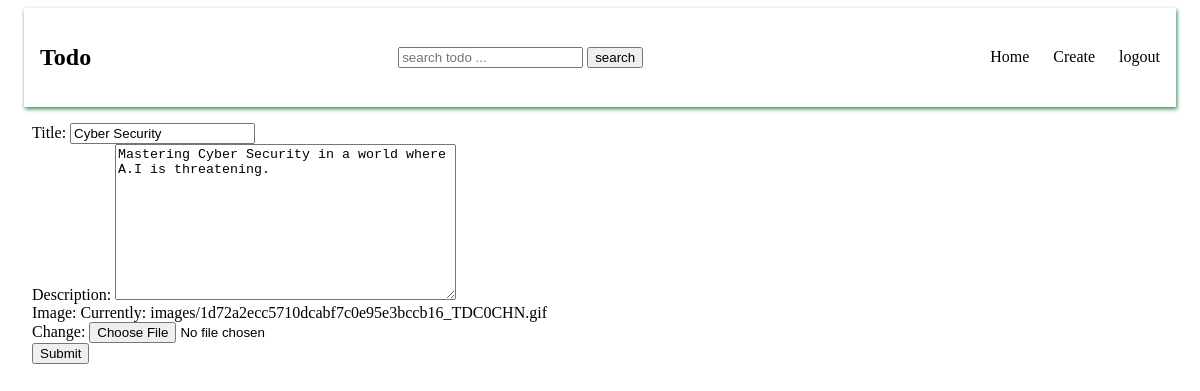
Page /todos/3/update/ (signed in) on the committed database.
### base/models.py (models this page shows, shortened)
class Todo(models.Model):
    title = models.CharField(max_length=100)
    description = models.TextField(max_length=500)
    image = models.ImageField(upload_to='images/')

### base/views.py (the view)
# urls.py: path('todos/<str:pk>/update/', views.todo_update, name='todo-update'),
@login_required(login_url='login')
def todo_update(request, pk):
    todo = Todo.objects.get(pk=pk)
    form = TodoCreationForm(instance=todo)
    if request.method == 'POST':
        form = TodoCreationForm(request.POST, request.FILES, instance=todo)
        if form.is_valid():
            form.save()
            return redirect('todo-details', pk=pk)
    context = {'form':form, 'todo':todo}
    return render(request, 'base/todo_form.html', context)

### base/forms.py
class TodoCreationForm(forms.ModelForm):
    class Meta:
        model = Todo
        fields = ['title', 'description', 'image']

### base/templates/base/todo_form.html (shortened to what this page needs)
{% extends "base/main.html" %}
{% block content  %}
<form method='post' enctype="multipart/form-data">
    <div>
        <label for="title">Title:</label>
        {{form.title}}
    </div>
    <div>
        <label for="description">Description:</label>
        {{form.description}}
    </div>
    <div>
        <label for="image">Image:</label>
        {{form.image}}
    </div>
    <div>
        <button type="submit">Submit</button>
    </div>
</form>
{% endblock content  %}

### base/static/base/styles.css (style rules this page uses)
a { text-decoration: none; color: black; }

### rows in the picture
Todo: title "Cyber Security", description "Mastering Cyber Security in a world where A.I is threatening."
